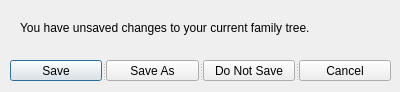
<?xml version="1.0" encoding="UTF-8"?>
<ui version="4.0">
 <class>DialogSaveConfirmation</class>
 <widget class="QDialog" name="DialogSaveConfirmation">
  <property name="geometry">
   <rect>
    <x>0</x>
    <y>0</y>
    <width>400</width>
    <height>92</height>
   </rect>
  </property>
  <property name="sizePolicy">
   <sizepolicy hsizetype="Fixed" vsizetype="Fixed">
    <horstretch>0</horstretch>
    <verstretch>0</verstretch>
   </sizepolicy>
  </property>
  <property name="minimumSize">
   <size>
    <width>400</width>
    <height>92</height>
   </size>
  </property>
  <property name="maximumSize">
   <size>
    <width>400</width>
    <height>92</height>
   </size>
  </property>
  <property name="windowTitle">
   <string>Save Changes?</string>
  </property>
  <widget class="QLabel" name="label">
   <property name="geometry">
    <rect>
     <x>20</x>
     <y>20</y>
     <width>321</width>
     <height>16</height>
    </rect>
   </property>
   <property name="text">
    <string>You have unsaved changes to your current family tree.</string>
   </property>
  </widget>
  <widget class="QSplitter" name="splitter">
   <property name="geometry">
    <rect>
     <x>10</x>
     <y>60</y>
     <width>381</width>
     <height>21</height>
    </rect>
   </property>
   <property name="orientation">
    <enum>Qt::Horizontal</enum>
   </property>
   <widget class="QPushButton" name="pushButtonSave">
    <property name="text">
     <string>Save</string>
    </property>
   </widget>
   <widget class="QPushButton" name="pushButtonSaveAs">
    <property name="text">
     <string>Save As</string>
    </property>
   </widget>
   <widget class="QPushButton" name="pushButtonDoNotSave">
    <property name="text">
     <string>Do Not Save</string>
    </property>
   </widget>
   <widget class="QPushButton" name="pushButtonCancel">
    <property name="text">
     <string>Cancel</string>
    </property>
   </widget>
  </widget>
 </widget>
 <resources/>
 <connections/>
</ui>
